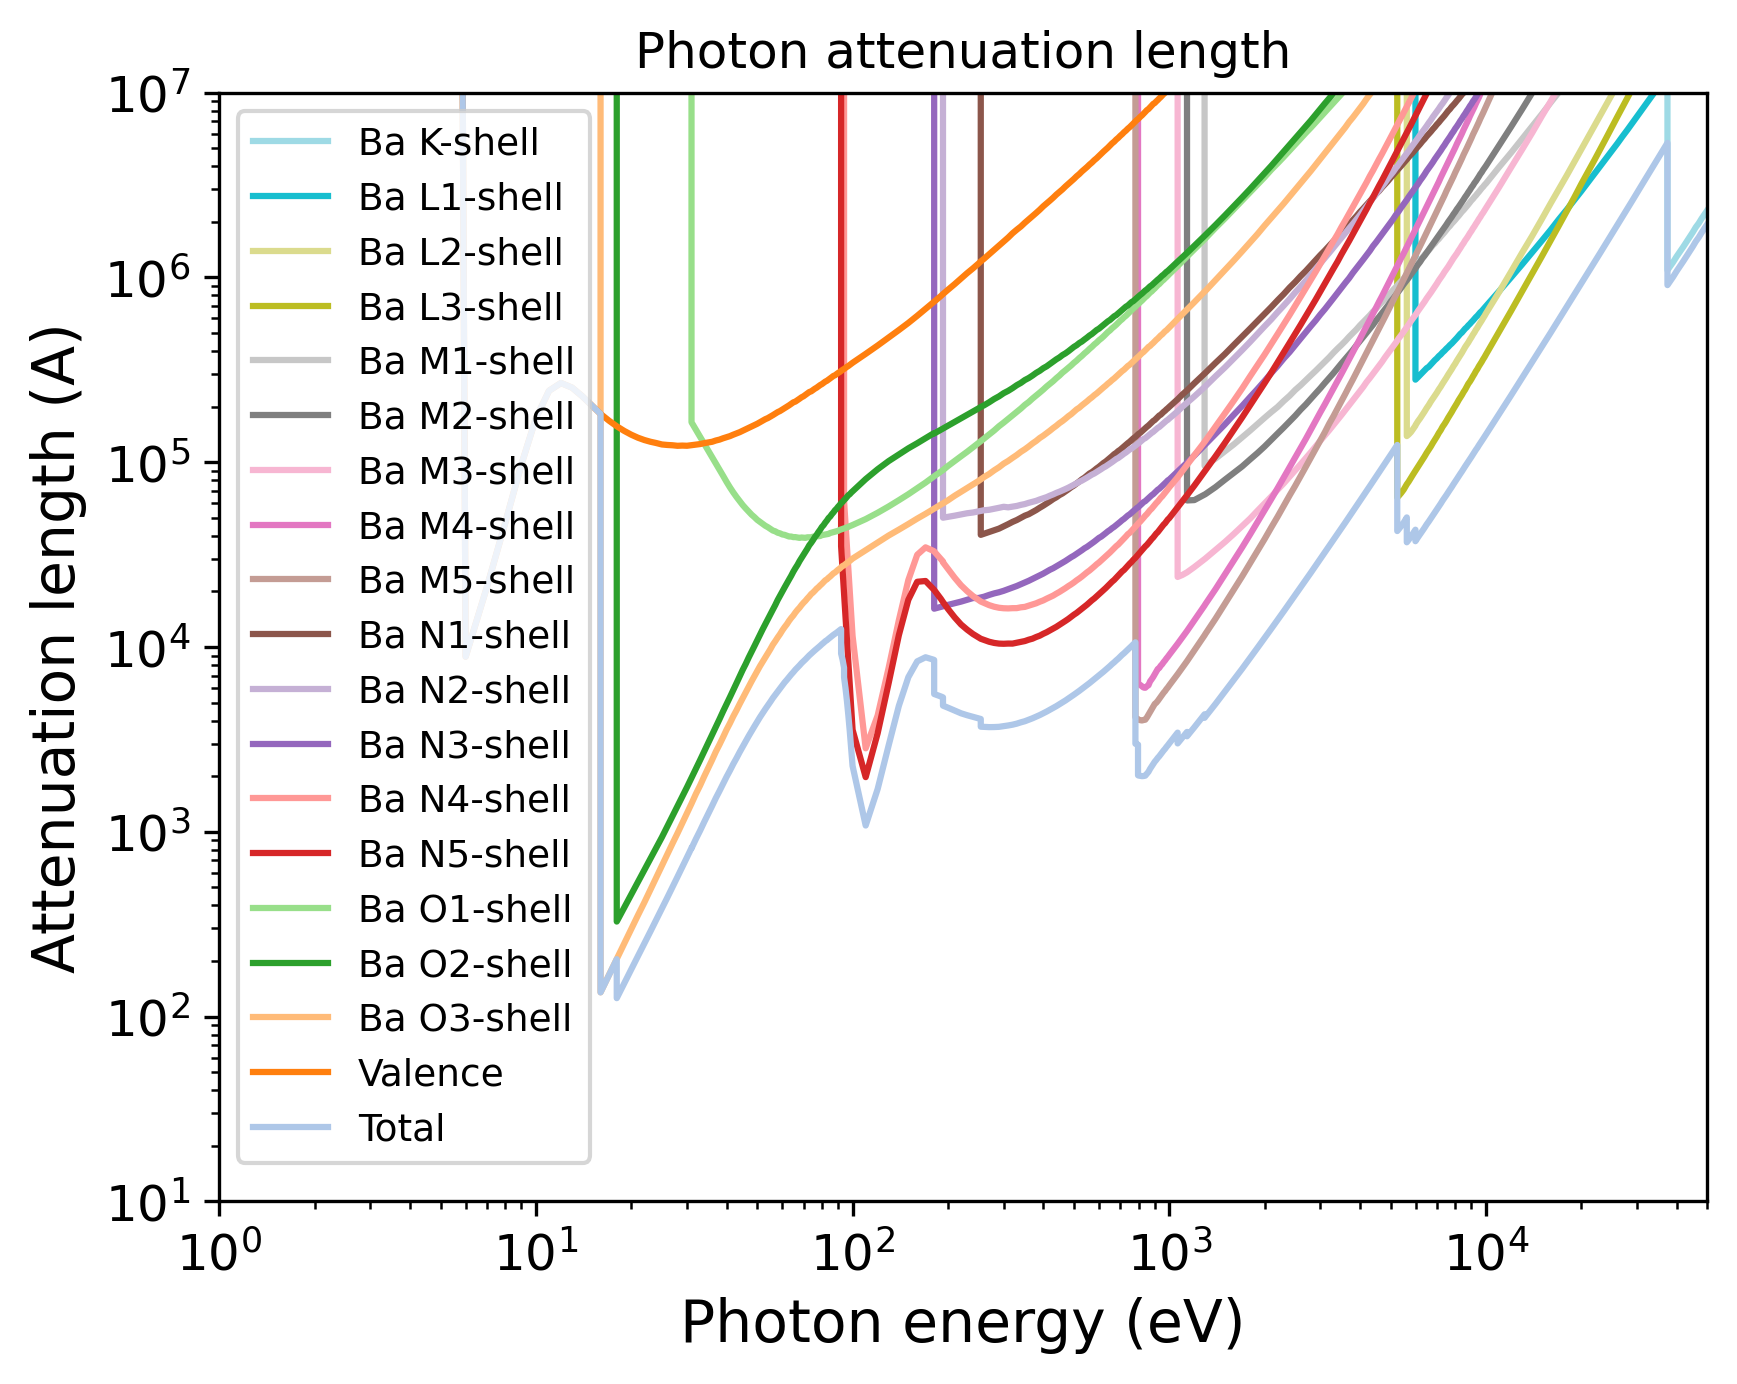

Reproduce this figure in Python.
import pandas as pd
import numpy as np
import matplotlib.pyplot as plt
import matplotlib.cm as cm
# Set the format:
plt.xlabel("Photon energy (eV)", fontsize=14)
plt.ylabel("Attenuation length (A)", fontsize=14)
plt.xticks(fontsize=12)
plt.yticks(fontsize=12)
plt.grid(False)
# Set the axes:
# Read the output file:
df = pd.read_csv(r"OUTPUT_Ba_Photon_IMFP.dat", sep=r'\s+', header=None, comment="#", skipinitialspace=True)
plt.xscale("log")
plt.yscale("log")
# Prepare the plot:
columns_to_plot = [ 1, 2, 3, 4, 5, 6, 7, 8, 9, 10, 11, 12, 13, 14, 15, 16, 17, 18, 19]
labels = [ "Ba K-shell", "Ba L1-shell", "Ba L2-shell", "Ba L3-shell", "Ba M1-shell", "Ba M2-shell", "Ba M3-shell", "Ba M4-shell", "Ba M5-shell", "Ba N1-shell", "Ba N2-shell", "Ba N3-shell", "Ba N4-shell", "Ba N5-shell", "Ba O1-shell", "Ba O2-shell", "Ba O3-shell", "Valence", "Total"]
# Create N distinct colors from a colormap
N = len(columns_to_plot)
colors = plt.cm.tab20(np.linspace(1, 0, 20))
# Set line styles:
linestyles = [ "-", "-", "-", "-", "-", "-", "-", "-", "-", "-", "-", "-", "-", "-", "-", "-", "-", "-", "-"]
for i, col in enumerate(columns_to_plot):
    color = colors[i % len(colors)]
    ls    = linestyles[i % len(linestyles)]
    label = labels[i % len(labels)]
    plt.plot(df.iloc[:, 0], df.iloc[:, col],
    color=color,
    label=label,
    linestyle=ls)
plt.xlim(1.00000000,50000.00000000)
plt.ylim(10.00000000,10000000.00000000)
plt.title("Photon attenuation length")
plt.legend(loc="best", fontsize=9)
# Save the plot in this format:
plt.savefig("OUTPUT_MFP_photon.png", dpi=300, bbox_inches="tight")
